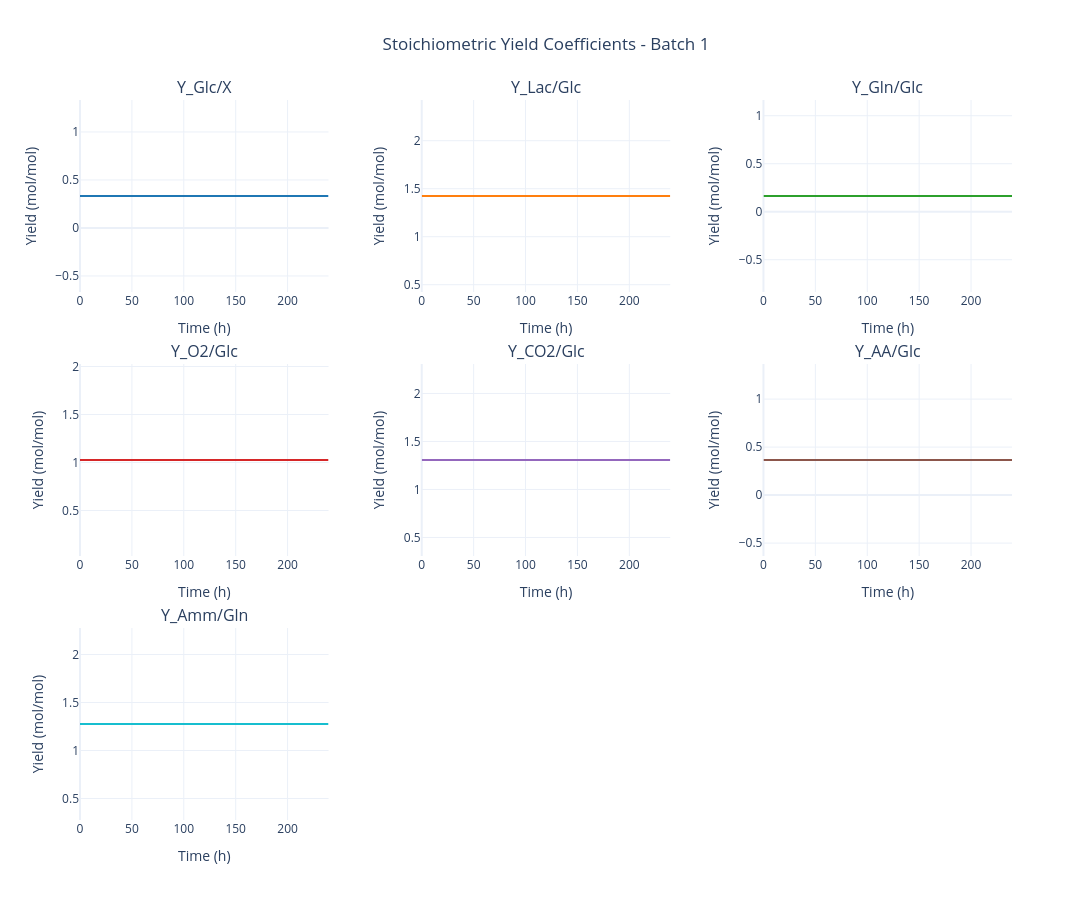

This figure's notebook cell:
### Code cell
# Stoichiometric yield coefficients (Y_X/Glc, Y_Lac/Glc, Y_O2/Glc, etc.)
fig = data.plot_stoichiometric_yields(batch_number=BATCH_NUMBER)
fig.show()

### Figure 1 — Plotly figure (JSON) as saved in the notebook; plotly's stock layout.template omitted (floating-point values rounded to 4 significant figures; data arrays with more than 128 entries replaced by an {"elided": "..."} marker saying what was removed)
{"data": [{"line": {"color": "#1F77B4", "width": 2}, "mode": "lines", "name": "Y_Glc/X", "type": "scatter", "x": {"elided": "379 float values"}, "xaxis": "x", "y": {"elided": "379 float values"}, "yaxis": "y"}, {"line": {"color": "#FF7F0E", "width": 2}, "mode": "lines", "name": "Y_Lac/Glc", "type": "scatter", "x": {"elided": "379 float values"}, "xaxis": "x2", "y": {"elided": "379 float values"}, "yaxis": "y2"}, {"line": {"color": "#2CA02C", "width": 2}, "mode": "lines", "name": "Y_Gln/Glc", "type": "scatter", "x": {"elided": "379 float values"}, "xaxis": "x3", "y": {"elided": "379 float values"}, "yaxis": "y3"}, {"line": {"color": "#D62728", "width": 2}, "mode": "lines", "name": "Y_O2/Glc", "type": "scatter", "x": {"elided": "379 float values"}, "xaxis": "x4", "y": {"elided": "379 float values"}, "yaxis": "y4"}, {"line": {"color": "#9467BD", "width": 2}, "mode": "lines", "name": "Y_CO2/Glc", "type": "scatter", "x": {"elided": "379 float values"}, "xaxis": "x5", "y": {"elided": "379 float values"}, "yaxis": "y5"}, {"line": {"color": "#8C564B", "width": 2}, "mode": "lines", "name": "Y_AA/Glc", "type": "scatter", "x": {"elided": "379 float values"}, "xaxis": "x6", "y": {"elided": "379 float values"}, "yaxis": "y6"}, {"line": {"color": "#17BECF", "width": 2}, "mode": "lines", "name": "Y_Amm/Gln", "type": "scatter", "x": {"elided": "379 float values"}, "xaxis": "x7", "y": {"elided": "379 float values"}, "yaxis": "y7"}], "layout": {"annotations": [{"font": {"size": 16}, "showarrow": false, "text": "Y_Glc/X", "x": 0.1333, "xanchor": "center", "xref": "paper", "y": 1, "yanchor": "bottom", "yref": "paper"}, {"font": {"size": 16}, "showarrow": false, "text": "Y_Lac/Glc", "x": 0.5, "xanchor": "center", "xref": "paper", "y": 1, "yanchor": "bottom", "yref": "paper"}, {"font": {"size": 16}, "showarrow": false, "text": "Y_Gln/Glc", "x": 0.8667, "xanchor": "center", "xref": "paper", "y": 1, "yanchor": "bottom", "yref": "paper"}, {"font": {"size": 16}, "showarrow": false, "text": "Y_O2/Glc", "x": 0.1333, "xanchor": "center", "xref": "paper", "y": 0.6333, "yanchor": "bottom", "yref": "paper"}, {"font": {"size": 16}, "showarrow": false, "text": "Y_CO2/Glc", "x": 0.5, "xanchor": "center", "xref": "paper", "y": 0.6333, "yanchor": "bottom", "yref": "paper"}, {"font": {"size": 16}, "showarrow": false, "text": "Y_AA/Glc", "x": 0.8667, "xanchor": "center", "xref": "paper", "y": 0.6333, "yanchor": "bottom", "yref": "paper"}, {"font": {"size": 16}, "showarrow": false, "text": "Y_Amm/Gln", "x": 0.1333, "xanchor": "center", "xref": "paper", "y": 0.2667, "yanchor": "bottom", "yref": "paper"}], "height": 900, "hovermode": "x unified", "showlegend": false, "title": {"text": "Stoichiometric Yield Coefficients - Batch 1", "x": 0.5}, "width": 1300, "xaxis": {"anchor": "y", "domain": [0, 0.2667], "title": {"text": "Time (h)"}}, "xaxis2": {"anchor": "y2", "domain": [0.3667, 0.6333], "title": {"text": "Time (h)"}}, "xaxis3": {"anchor": "y3", "domain": [0.7333, 1], "title": {"text": "Time (h)"}}, "xaxis4": {"anchor": "y4", "domain": [0, 0.2667], "title": {"text": "Time (h)"}}, "xaxis5": {"anchor": "y5", "domain": [0.3667, 0.6333], "title": {"text": "Time (h)"}}, "xaxis6": {"anchor": "y6", "domain": [0.7333, 1], "title": {"text": "Time (h)"}}, "xaxis7": {"anchor": "y7", "domain": [0, 0.2667], "title": {"text": "Time (h)"}}, "xaxis8": {"anchor": "y8", "domain": [0.3667, 0.6333]}, "xaxis9": {"anchor": "y9", "domain": [0.7333, 1]}, "yaxis": {"anchor": "x", "domain": [0.7333, 1], "title": {"text": "Yield (mol/mol)"}}, "yaxis2": {"anchor": "x2", "domain": [0.7333, 1], "title": {"text": "Yield (mol/mol)"}}, "yaxis3": {"anchor": "x3", "domain": [0.7333, 1], "title": {"text": "Yield (mol/mol)"}}, "yaxis4": {"anchor": "x4", "domain": [0.3667, 0.6333], "title": {"text": "Yield (mol/mol)"}}, "yaxis5": {"anchor": "x5", "domain": [0.3667, 0.6333], "title": {"text": "Yield (mol/mol)"}}, "yaxis6": {"anchor": "x6", "domain": [0.3667, 0.6333], "title": {"text": "Yield (mol/mol)"}}, "yaxis7": {"anchor": "x7", "domain": [0, 0.2667], "title": {"text": "Yield (mol/mol)"}}, "yaxis8": {"anchor": "x8", "domain": [0, 0.2667]}, "yaxis9": {"anchor": "x9", "domain": [0, 0.2667]}}}
